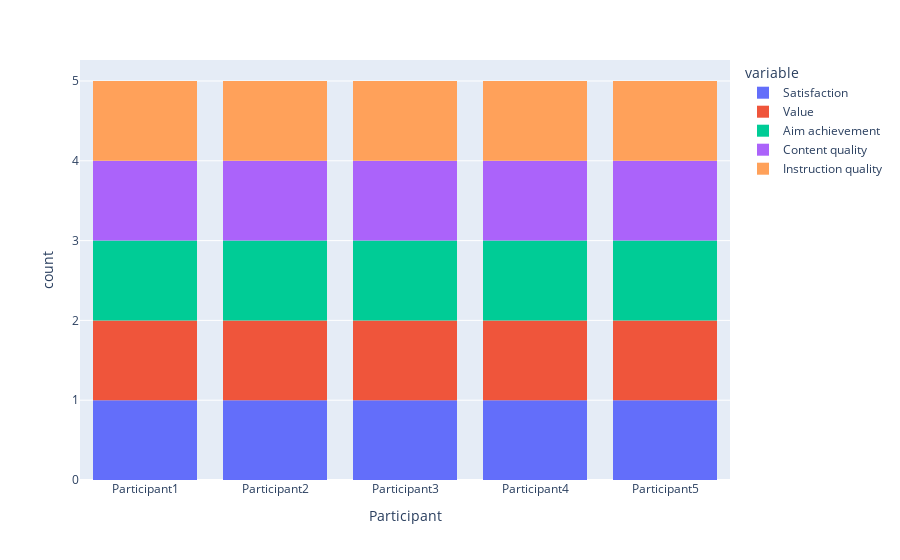

Here is the notebook cell this chart was saved with:
### Markdown cell above
##### Sample survey data vizualization

### Code cell
import plotly.express as px

import plotly.io as pio
pio.renderers
pio.renderers.default = "plotly_mimetype+notebook_connected"
plot = px.histogram(df_long_aff, x='Participant', color='variable')
plot

### Figure 1 — Plotly figure (JSON) as saved in the notebook; plotly's stock layout.template omitted (floating-point values rounded to 4 significant figures)
{"data": [{"alignmentgroup": "True", "bingroup": "x", "hovertemplate": "variable=Satisfaction<br>Participant=%{x}<br>count=%{y}<extra></extra>", "legendgroup": "Satisfaction", "marker": {"color": "#636efa", "pattern": {"shape": ""}}, "name": "Satisfaction", "offsetgroup": "Satisfaction", "orientation": "v", "showlegend": true, "type": "histogram", "x": ["Participant1", "Participant2", "Participant3", "Participant4", "Participant5"], "xaxis": "x", "yaxis": "y"}, {"alignmentgroup": "True", "bingroup": "x", "hovertemplate": "variable=Value<br>Participant=%{x}<br>count=%{y}<extra></extra>", "legendgroup": "Value", "marker": {"color": "#EF553B", "pattern": {"shape": ""}}, "name": "Value", "offsetgroup": "Value", "orientation": "v", "showlegend": true, "type": "histogram", "x": ["Participant1", "Participant2", "Participant3", "Participant4", "Participant5"], "xaxis": "x", "yaxis": "y"}, {"alignmentgroup": "True", "bingroup": "x", "hovertemplate": "variable=Aim achievement<br>Participant=%{x}<br>count=%{y}<extra></extra>", "legendgroup": "Aim achievement", "marker": {"color": "#00cc96", "pattern": {"shape": ""}}, "name": "Aim achievement", "offsetgroup": "Aim achievement", "orientation": "v", "showlegend": true, "type": "histogram", "x": ["Participant1", "Participant2", "Participant3", "Participant4", "Participant5"], "xaxis": "x", "yaxis": "y"}, {"alignmentgroup": "True", "bingroup": "x", "hovertemplate": "variable=Content quality<br>Participant=%{x}<br>count=%{y}<extra></extra>", "legendgroup": "Content quality", "marker": {"color": "#ab63fa", "pattern": {"shape": ""}}, "name": "Content quality", "offsetgroup": "Content quality", "orientation": "v", "showlegend": true, "type": "histogram", "x": ["Participant1", "Participant2", "Participant3", "Participant4", "Participant5"], "xaxis": "x", "yaxis": "y"}, {"alignmentgroup": "True", "bingroup": "x", "hovertemplate": "variable=Instruction quality<br>Participant=%{x}<br>count=%{y}<extra></extra>", "legendgroup": "Instruction quality", "marker": {"color": "#FFA15A", "pattern": {"shape": ""}}, "name": "Instruction quality", "offsetgroup": "Instruction quality", "orientation": "v", "showlegend": true, "type": "histogram", "x": ["Participant1", "Participant2", "Participant3", "Participant4", "Participant5"], "xaxis": "x", "yaxis": "y"}], "layout": {"autosize": true, "barmode": "relative", "legend": {"title": {"text": "variable"}, "tracegroupgap": 0}, "margin": {"t": 60}, "xaxis": {"anchor": "y", "autorange": true, "domain": [0, 1], "range": [-0.5, 4.5], "title": {"text": "Participant"}, "type": "category"}, "yaxis": {"anchor": "x", "autorange": true, "domain": [0, 1], "range": [0, 5.263], "title": {"text": "count"}}}}
